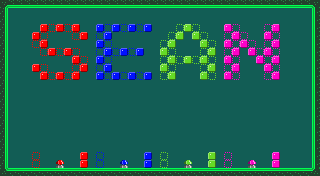

This game map was drawn from its Tiled (.tmx) file and the tilesets committed beside it. A one-line description and the full map source follow:
An orthogonal 40x22 tile map with 8x8 px tiles, 1 tile layer (Player), 1 hidden layer not drawn.

<map version="1.8" tiledversion="1.8.0" orientation="orthogonal" renderorder="right-down" width="40" height="22" tilewidth="8" tileheight="8" infinite="0" backgroundcolor="#125d55" nextlayerid="3" nextobjectid="1">
 <tileset firstgid="1" source="../../purple.tsx" />
 <layer id="2" name="Background" width="40" height="22" visible="0">
  <data encoding="csv">
0,0,0,0,0,0,0,0,0,0,0,0,0,0,0,0,0,0,0,0,0,0,0,0,0,0,0,0,0,0,0,0,0,0,0,0,0,0,0,0,
0,0,0,0,0,0,0,0,0,0,0,0,0,0,0,0,0,0,0,0,0,0,0,0,0,0,0,0,0,0,0,0,0,0,0,0,0,0,0,0,
0,0,0,0,0,0,0,0,0,0,0,0,0,0,0,0,0,0,0,0,0,0,0,0,0,0,0,0,0,0,0,0,0,0,0,0,0,0,0,0,
0,0,0,0,0,0,0,0,0,0,0,0,0,0,0,0,0,0,0,0,0,0,0,0,0,0,0,0,0,0,0,0,0,0,0,0,0,0,0,0,
0,0,0,0,0,0,0,0,0,0,0,0,0,0,0,0,0,0,0,0,0,0,0,0,0,0,0,0,0,0,0,0,0,0,0,0,0,0,0,0,
0,0,0,0,0,0,0,0,0,0,0,0,0,0,0,0,0,0,0,0,0,0,0,0,0,0,0,0,0,0,0,0,0,0,0,0,0,0,0,0,
0,0,0,0,0,0,0,0,0,0,0,0,0,0,0,0,0,0,0,0,0,0,0,0,0,0,0,0,0,0,0,0,0,0,0,0,0,0,0,0,
0,0,0,0,0,0,0,0,0,0,0,0,0,0,0,0,0,0,0,0,0,0,0,0,0,0,0,0,0,0,0,0,0,0,0,0,0,0,0,0,
0,0,0,0,0,0,0,0,0,0,0,0,0,0,0,0,0,0,0,0,0,0,0,0,0,0,0,0,0,0,0,0,0,0,0,0,0,0,0,0,
0,0,0,0,0,0,0,0,0,0,0,0,0,0,0,0,0,0,0,0,0,0,0,0,0,0,0,0,0,0,0,0,0,0,0,0,0,0,0,0,
0,0,0,0,0,0,0,0,0,0,0,0,0,0,0,0,0,0,0,0,0,0,0,0,0,0,0,0,0,0,0,0,0,0,0,0,0,0,0,0,
0,0,0,0,0,0,0,0,0,0,0,0,0,0,0,0,0,0,0,0,0,0,0,0,0,0,0,0,0,0,0,0,0,0,0,0,0,0,0,0,
0,0,0,0,0,0,0,0,0,0,0,0,0,0,0,0,0,0,0,0,0,0,0,0,0,0,0,0,0,0,0,0,0,0,0,0,0,0,0,0,
0,0,0,0,0,0,0,0,0,0,0,0,0,0,0,0,0,0,0,0,0,0,0,0,0,0,0,0,0,0,0,0,0,0,0,0,0,0,0,0,
0,0,0,0,0,0,0,0,0,0,0,0,0,0,0,0,0,0,0,0,0,0,0,0,0,0,0,0,0,0,0,0,0,0,0,0,0,0,0,0,
0,0,0,0,0,0,0,0,0,0,0,0,0,0,0,0,0,0,0,0,0,0,0,0,0,0,0,0,0,0,0,0,0,0,0,0,0,0,0,0,
0,0,0,0,0,0,0,0,0,0,0,0,0,0,0,0,0,0,0,0,0,0,0,0,0,0,0,0,0,0,0,0,0,0,0,0,0,0,0,0,
0,0,0,0,0,0,0,0,0,0,0,0,0,0,0,0,0,0,0,0,0,0,0,0,0,0,0,0,0,0,0,0,0,0,0,0,0,0,0,0,
0,0,0,0,0,0,0,0,0,0,0,0,0,0,0,0,0,0,0,0,0,0,0,0,0,0,0,0,0,0,0,0,0,0,0,0,0,0,0,0,
0,0,0,0,0,0,0,0,0,0,0,0,0,0,0,0,0,0,0,0,0,0,0,0,0,0,0,0,0,0,0,0,0,0,0,0,0,0,0,0,
0,0,0,0,0,0,0,0,0,0,0,0,0,0,0,0,0,0,0,0,0,0,0,0,0,0,0,0,0,0,0,0,0,0,0,0,0,0,0,0,
0,0,0,0,0,0,0,0,0,0,0,0,0,0,0,0,0,0,0,0,0,0,0,0,0,0,0,0,0,0,0,0,0,0,0,0,0,0,0,0
</data>
 </layer>
 <layer id="1" name="Player" width="40" height="22">
  <properties>
   <property name="player" type="bool" value="true" />
  </properties>
  <data encoding="csv">
101,98,98,98,98,98,98,98,98,98,98,98,98,98,98,98,98,98,98,98,98,98,98,98,98,98,98,98,98,98,98,98,98,98,98,98,98,98,98,102,
83,0,0,0,0,0,0,0,0,0,0,0,0,0,0,0,0,0,0,0,0,0,0,0,0,0,0,0,0,0,0,0,0,0,0,0,0,0,0,81,
83,0,0,0,0,0,0,0,0,0,0,0,0,0,0,0,0,0,0,0,0,0,0,0,0,0,0,0,0,0,0,0,0,0,0,0,0,0,0,81,
83,0,0,0,0,154,138,154,138,154,0,0,156,140,156,140,156,140,156,0,0,0,142,158,142,0,0,0,160,144,0,0,0,144,160,0,0,0,0,81,
83,0,0,0,154,138,0,0,0,138,154,0,140,156,0,0,0,0,0,0,0,142,158,0,158,142,0,0,144,160,144,0,0,160,144,0,0,0,0,81,
83,0,0,0,138,154,0,0,0,0,0,0,156,140,0,0,0,0,0,0,142,158,0,0,0,158,142,0,160,144,160,144,0,144,160,0,0,0,0,81,
83,0,0,0,0,138,154,138,154,138,0,0,140,156,140,156,140,156,0,0,158,142,0,0,0,142,158,0,144,160,0,160,144,160,144,0,0,0,0,81,
83,0,0,0,0,0,0,0,0,154,138,0,156,140,0,0,0,0,0,0,142,158,142,158,142,158,142,0,160,144,0,0,160,144,160,0,0,0,0,81,
83,0,0,0,154,138,0,0,0,138,154,0,140,156,0,0,0,0,0,0,158,142,0,0,0,142,158,0,144,160,0,0,0,160,144,0,0,0,0,81,
83,0,0,0,0,154,138,154,138,154,0,0,156,140,156,140,156,140,156,0,142,158,0,0,0,158,142,0,160,144,0,0,0,144,160,0,0,0,0,81,
83,0,0,0,0,0,0,0,0,0,0,0,0,0,0,0,0,0,0,0,0,0,0,0,0,0,0,0,0,0,0,0,0,0,0,0,0,0,0,81,
83,0,0,0,0,0,0,0,0,0,0,0,0,0,0,0,0,0,0,0,0,0,0,0,0,0,0,0,0,0,0,0,0,0,0,0,0,0,0,81,
83,0,0,0,0,0,0,0,0,0,0,0,0,0,0,0,0,0,0,0,0,0,0,0,0,0,0,0,0,0,0,0,0,0,0,0,0,0,0,81,
83,0,0,0,0,0,0,0,0,0,0,0,0,0,0,0,0,0,0,0,0,0,0,0,0,0,0,0,0,0,0,0,0,0,0,0,0,0,0,81,
83,0,0,0,0,0,0,0,0,0,0,0,0,0,0,0,0,0,0,0,0,0,0,0,0,0,0,0,0,0,0,0,0,0,0,0,0,0,0,81,
83,0,0,0,0,0,0,0,0,0,0,0,0,0,0,0,0,0,0,0,0,0,0,0,0,0,0,0,0,0,0,0,0,0,0,0,0,0,0,81,
83,0,0,0,0,0,0,0,0,0,0,0,0,0,0,0,0,0,0,0,0,0,0,0,0,0,0,0,0,0,0,0,0,0,0,0,0,0,0,81,
83,0,0,0,0,0,0,0,0,0,0,0,0,0,0,0,0,0,0,0,0,0,0,0,0,0,0,0,0,0,0,0,0,0,0,0,0,0,0,81,
83,0,0,0,0,0,0,0,0,0,0,0,0,0,0,0,0,0,0,0,0,0,0,0,0,0,0,0,0,0,0,0,0,0,0,0,0,0,0,81,
83,0,0,0,138,0,0,0,0,0,154,0,140,0,0,0,0,0,156,0,142,0,0,0,0,0,158,0,144,0,0,0,0,0,160,0,0,0,0,81,
83,0,0,0,138,0,0,137,0,0,154,0,140,0,0,139,0,0,156,0,142,0,0,141,0,0,158,0,144,0,0,143,0,0,160,0,0,0,0,81,
117,66,66,66,66,66,66,66,66,66,66,66,66,66,66,66,66,66,66,66,66,66,66,66,66,66,66,66,66,66,66,66,66,66,66,66,66,66,66,118
</data>
 </layer>
</map>
